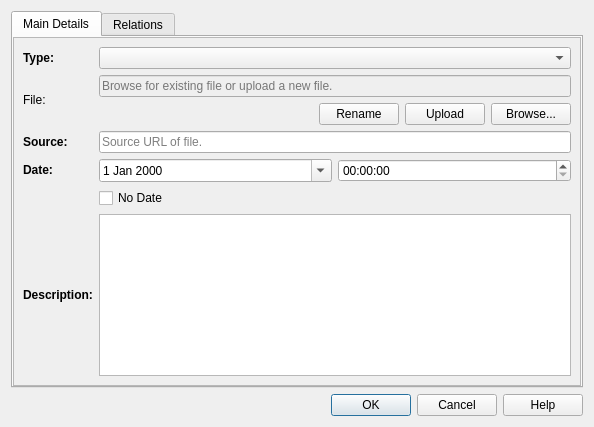
<?xml version="1.0" encoding="UTF-8"?>
<ui version="4.0">
 <class>Dialog</class>
 <widget class="QDialog" name="Dialog">
  <property name="windowModality">
   <enum>Qt::NonModal</enum>
  </property>
  <property name="geometry">
   <rect>
    <x>0</x>
    <y>0</y>
    <width>594</width>
    <height>427</height>
   </rect>
  </property>
  <property name="windowTitle">
   <string>New Item</string>
  </property>
  <property name="styleSheet">
   <string notr="true"/>
  </property>
  <layout class="QVBoxLayout" name="verticalLayout">
   <item>
    <widget class="QTabWidget" name="tabWidget">
     <property name="currentIndex">
      <number>0</number>
     </property>
     <property name="iconSize">
      <size>
       <width>20</width>
       <height>20</height>
      </size>
     </property>
     <widget class="QWidget" name="mainTab">
      <property name="styleSheet">
       <string notr="true">QScrollArea {
	background: transparent;
	border: transparent;
}
QScrollArea &gt; QWidget &gt; QWidget {
	background: transparent;
	border: transparent;
}
QScrollArea &gt; QWidget {
	background: transparent;
	border: transparent;
}</string>
      </property>
      <attribute name="title">
       <string>Main Details</string>
      </attribute>
      <layout class="QVBoxLayout" name="verticalLayout_2">
       <property name="spacing">
        <number>0</number>
       </property>
       <property name="leftMargin">
        <number>0</number>
       </property>
       <property name="topMargin">
        <number>0</number>
       </property>
       <property name="rightMargin">
        <number>0</number>
       </property>
       <property name="bottomMargin">
        <number>0</number>
       </property>
       <item>
        <widget class="QScrollArea" name="mainScroll">
         <property name="widgetResizable">
          <bool>true</bool>
         </property>
         <widget class="QWidget" name="scrollAreaWidgetContents_2">
          <property name="geometry">
           <rect>
            <x>0</x>
            <y>0</y>
            <width>572</width>
            <height>345</height>
           </rect>
          </property>
          <layout class="QVBoxLayout" name="verticalLayout_4">
           <item>
            <layout class="QGridLayout" name="mainGrid">
             <item row="5" column="1" colspan="2">
              <widget class="QCheckBox" name="checkNoDate">
               <property name="text">
                <string>No Date</string>
               </property>
              </widget>
             </item>
             <item row="0" column="0">
              <widget class="QLabel" name="labelType">
               <property name="text">
                <string>&lt;html&gt;&lt;head/&gt;&lt;body&gt;&lt;p&gt;&lt;span style=&quot; font-weight:600;&quot;&gt;Type:&lt;/span&gt;&lt;/p&gt;&lt;/body&gt;&lt;/html&gt;</string>
               </property>
              </widget>
             </item>
             <item row="2" column="0" rowspan="2">
              <widget class="QLabel" name="labelSource">
               <property name="text">
                <string>&lt;html&gt;&lt;head/&gt;&lt;body&gt;&lt;p&gt;&lt;span style=&quot; font-weight:600;&quot;&gt;Source:&lt;/span&gt;&lt;/p&gt;&lt;/body&gt;&lt;/html&gt;</string>
               </property>
              </widget>
             </item>
             <item row="2" column="1" rowspan="2" colspan="2">
              <widget class="QLineEdit" name="lineSource">
               <property name="sizePolicy">
                <sizepolicy hsizetype="Expanding" vsizetype="Fixed">
                 <horstretch>1</horstretch>
                 <verstretch>0</verstretch>
                </sizepolicy>
               </property>
               <property name="placeholderText">
                <string>Source URL of file.</string>
               </property>
              </widget>
             </item>
             <item row="0" column="1" colspan="2">
              <widget class="QComboBox" name="comboType">
               <property name="sizePolicy">
                <sizepolicy hsizetype="Preferred" vsizetype="Fixed">
                 <horstretch>1</horstretch>
                 <verstretch>0</verstretch>
                </sizepolicy>
               </property>
              </widget>
             </item>
             <item row="4" column="0">
              <widget class="QLabel" name="labelDate">
               <property name="text">
                <string>&lt;html&gt;&lt;head/&gt;&lt;body&gt;&lt;p&gt;&lt;span style=&quot; font-weight:600;&quot;&gt;Date:&lt;/span&gt;&lt;/p&gt;&lt;/body&gt;&lt;/html&gt;</string>
               </property>
              </widget>
             </item>
             <item row="4" column="1">
              <widget class="QDateEdit" name="dateEdit">
               <property name="sizePolicy">
                <sizepolicy hsizetype="Minimum" vsizetype="Fixed">
                 <horstretch>1</horstretch>
                 <verstretch>0</verstretch>
                </sizepolicy>
               </property>
               <property name="frame">
                <bool>true</bool>
               </property>
               <property name="calendarPopup">
                <bool>true</bool>
               </property>
               <property name="date">
                <date>
                 <year>2000</year>
                 <month>1</month>
                 <day>1</day>
                </date>
               </property>
              </widget>
             </item>
             <item row="6" column="1" colspan="2">
              <widget class="QPlainTextEdit" name="textDescription">
               <property name="sizePolicy">
                <sizepolicy hsizetype="Expanding" vsizetype="Expanding">
                 <horstretch>1</horstretch>
                 <verstretch>0</verstretch>
                </sizepolicy>
               </property>
              </widget>
             </item>
             <item row="1" column="0">
              <widget class="QLabel" name="labelName">
               <property name="text">
                <string>&lt;html&gt;&lt;head/&gt;&lt;body&gt;&lt;p&gt;&lt;span style=&quot; font-weight:600;&quot;&gt;File:&lt;/span&gt;&lt;/p&gt;&lt;/body&gt;&lt;/html&gt;</string>
               </property>
              </widget>
             </item>
             <item row="6" column="0">
              <widget class="QLabel" name="labelDescription">
               <property name="text">
                <string>&lt;html&gt;&lt;head/&gt;&lt;body&gt;&lt;p&gt;&lt;span style=&quot; font-weight:600;&quot;&gt;Description:&lt;/span&gt;&lt;/p&gt;&lt;/body&gt;&lt;/html&gt;</string>
               </property>
              </widget>
             </item>
             <item row="1" column="1" colspan="2">
              <layout class="QGridLayout" name="gridLayout_2">
               <item row="3" column="2">
                <widget class="QPushButton" name="buttonUpload">
                 <property name="sizePolicy">
                  <sizepolicy hsizetype="Fixed" vsizetype="Fixed">
                   <horstretch>0</horstretch>
                   <verstretch>0</verstretch>
                  </sizepolicy>
                 </property>
                 <property name="text">
                  <string>Upload</string>
                 </property>
                </widget>
               </item>
               <item row="3" column="3">
                <widget class="QPushButton" name="buttonBrowse">
                 <property name="sizePolicy">
                  <sizepolicy hsizetype="Fixed" vsizetype="Fixed">
                   <horstretch>0</horstretch>
                   <verstretch>0</verstretch>
                  </sizepolicy>
                 </property>
                 <property name="text">
                  <string>Browse...</string>
                 </property>
                </widget>
               </item>
               <item row="3" column="0">
                <spacer name="horizontalSpacer">
                 <property name="orientation">
                  <enum>Qt::Horizontal</enum>
                 </property>
                 <property name="sizeType">
                  <enum>QSizePolicy::Expanding</enum>
                 </property>
                 <property name="sizeHint" stdset="0">
                  <size>
                   <width>40</width>
                   <height>20</height>
                  </size>
                 </property>
                </spacer>
               </item>
               <item row="0" column="0" rowspan="3" colspan="4">
                <widget class="QLineEdit" name="lineName">
                 <property name="enabled">
                  <bool>false</bool>
                 </property>
                 <property name="sizePolicy">
                  <sizepolicy hsizetype="Expanding" vsizetype="Fixed">
                   <horstretch>1</horstretch>
                   <verstretch>0</verstretch>
                  </sizepolicy>
                 </property>
                 <property name="readOnly">
                  <bool>true</bool>
                 </property>
                 <property name="placeholderText">
                  <string>Browse for existing file or upload a new file.</string>
                 </property>
                </widget>
               </item>
               <item row="3" column="1">
                <widget class="QPushButton" name="buttonRename">
                 <property name="sizePolicy">
                  <sizepolicy hsizetype="Fixed" vsizetype="Fixed">
                   <horstretch>0</horstretch>
                   <verstretch>0</verstretch>
                  </sizepolicy>
                 </property>
                 <property name="text">
                  <string>Rename</string>
                 </property>
                </widget>
               </item>
              </layout>
             </item>
             <item row="4" column="2">
              <widget class="QTimeEdit" name="timeEdit">
               <property name="sizePolicy">
                <sizepolicy hsizetype="Minimum" vsizetype="Fixed">
                 <horstretch>1</horstretch>
                 <verstretch>0</verstretch>
                </sizepolicy>
               </property>
               <property name="displayFormat">
                <string>HH:mm:ss</string>
               </property>
               <property name="calendarPopup">
                <bool>false</bool>
               </property>
              </widget>
             </item>
            </layout>
           </item>
          </layout>
         </widget>
        </widget>
       </item>
      </layout>
     </widget>
     <widget class="QWidget" name="relationsTab">
      <property name="styleSheet">
       <string notr="true">QScrollArea {
	background: transparent;
	border: transparent;
}
QScrollArea &gt; QWidget &gt; QWidget {
	background: transparent;
	border: transparent;
}
QScrollArea &gt; QWidget {
	background: transparent;
	border: transparent;
}</string>
      </property>
      <attribute name="title">
       <string>Relations</string>
      </attribute>
      <layout class="QVBoxLayout" name="verticalLayout_3">
       <property name="spacing">
        <number>0</number>
       </property>
       <property name="leftMargin">
        <number>0</number>
       </property>
       <property name="topMargin">
        <number>0</number>
       </property>
       <property name="rightMargin">
        <number>0</number>
       </property>
       <property name="bottomMargin">
        <number>0</number>
       </property>
       <item>
        <widget class="QScrollArea" name="relationsScroll">
         <property name="widgetResizable">
          <bool>true</bool>
         </property>
         <widget class="QWidget" name="scrollAreaWidgetContents">
          <property name="geometry">
           <rect>
            <x>0</x>
            <y>0</y>
            <width>572</width>
            <height>345</height>
           </rect>
          </property>
          <layout class="QHBoxLayout" name="horizontalLayout_2">
           <item>
            <layout class="QGridLayout" name="relationsGrid">
             <item row="0" column="1">
              <widget class="QStackedWidget" name="stackedWidget">
               <property name="sizePolicy">
                <sizepolicy hsizetype="Preferred" vsizetype="Preferred">
                 <horstretch>1</horstretch>
                 <verstretch>0</verstretch>
                </sizepolicy>
               </property>
               <property name="currentIndex">
                <number>1</number>
               </property>
               <widget class="QWidget" name="page">
                <layout class="QVBoxLayout" name="verticalLayout_5">
                 <property name="spacing">
                  <number>0</number>
                 </property>
                 <property name="leftMargin">
                  <number>0</number>
                 </property>
                 <property name="topMargin">
                  <number>0</number>
                 </property>
                 <property name="rightMargin">
                  <number>0</number>
                 </property>
                 <property name="bottomMargin">
                  <number>0</number>
                 </property>
                 <item>
                  <layout class="QGridLayout" name="gridLayout_3">
                   <item row="0" column="0" colspan="2">
                    <widget class="QTreeView" name="termsTree">
                     <property name="editTriggers">
                      <set>QAbstractItemView::NoEditTriggers</set>
                     </property>
                     <property name="allColumnsShowFocus">
                      <bool>true</bool>
                     </property>
                    </widget>
                   </item>
                   <item row="2" column="1">
                    <widget class="QPushButton" name="buttonAddCat">
                     <property name="enabled">
                      <bool>true</bool>
                     </property>
                     <property name="text">
                      <string>Add New</string>
                     </property>
                     <property name="iconSize">
                      <size>
                       <width>16</width>
                       <height>16</height>
                      </size>
                     </property>
                    </widget>
                   </item>
                   <item row="1" column="0" colspan="2">
                    <widget class="QLineEdit" name="lineAddCat">
                     <property name="enabled">
                      <bool>true</bool>
                     </property>
                     <property name="text">
                      <string/>
                     </property>
                     <property name="placeholderText">
                      <string>Add New Category</string>
                     </property>
                    </widget>
                   </item>
                   <item row="2" column="0">
                    <widget class="QPushButton" name="buttonParent">
                     <property name="sizePolicy">
                      <sizepolicy hsizetype="Minimum" vsizetype="Fixed">
                       <horstretch>1</horstretch>
                       <verstretch>0</verstretch>
                      </sizepolicy>
                     </property>
                     <property name="focusPolicy">
                      <enum>Qt::WheelFocus</enum>
                     </property>
                     <property name="styleSheet">
                      <string notr="true">QPushButton  {
    text-align: left;
	min-height: 21px;
	padding-left: 5px;
}</string>
                     </property>
                     <property name="text">
                      <string/>
                     </property>
                     <property name="iconSize">
                      <size>
                       <width>16</width>
                       <height>16</height>
                      </size>
                     </property>
                     <property name="flat">
                      <bool>false</bool>
                     </property>
                    </widget>
                   </item>
                  </layout>
                 </item>
                </layout>
               </widget>
               <widget class="QWidget" name="page_2">
                <layout class="QVBoxLayout" name="verticalLayout_6">
                 <property name="spacing">
                  <number>0</number>
                 </property>
                 <property name="leftMargin">
                  <number>0</number>
                 </property>
                 <property name="topMargin">
                  <number>0</number>
                 </property>
                 <property name="rightMargin">
                  <number>0</number>
                 </property>
                 <property name="bottomMargin">
                  <number>0</number>
                 </property>
                 <item>
                  <layout class="QGridLayout" name="gridLayout">
                   <item row="0" column="0" colspan="2">
                    <widget class="QListView" name="tagList"/>
                   </item>
                   <item row="2" column="1">
                    <widget class="QPushButton" name="buttonAddTag">
                     <property name="enabled">
                      <bool>true</bool>
                     </property>
                     <property name="text">
                      <string>Add New</string>
                     </property>
                     <property name="iconSize">
                      <size>
                       <width>16</width>
                       <height>16</height>
                      </size>
                     </property>
                    </widget>
                   </item>
                   <item row="2" column="0">
                    <widget class="QPushButton" name="buttonRemoveTag">
                     <property name="enabled">
                      <bool>true</bool>
                     </property>
                     <property name="text">
                      <string>Remove Selected</string>
                     </property>
                     <property name="iconSize">
                      <size>
                       <width>16</width>
                       <height>16</height>
                      </size>
                     </property>
                    </widget>
                   </item>
                   <item row="1" column="0" colspan="2">
                    <widget class="QLabel" name="label">
                     <property name="text">
                      <string/>
                     </property>
                    </widget>
                   </item>
                  </layout>
                 </item>
                </layout>
               </widget>
              </widget>
             </item>
             <item row="0" column="0">
              <widget class="QListView" name="taxList">
               <property name="sizePolicy">
                <sizepolicy hsizetype="Fixed" vsizetype="Expanding">
                 <horstretch>0</horstretch>
                 <verstretch>0</verstretch>
                </sizepolicy>
               </property>
               <property name="maximumSize">
                <size>
                 <width>125</width>
                 <height>16777215</height>
                </size>
               </property>
               <property name="styleSheet">
                <string notr="true">background: transparent;
border: 0;</string>
               </property>
               <property name="horizontalScrollBarPolicy">
                <enum>Qt::ScrollBarAlwaysOff</enum>
               </property>
               <property name="editTriggers">
                <set>QAbstractItemView::NoEditTriggers</set>
               </property>
              </widget>
             </item>
            </layout>
           </item>
          </layout>
         </widget>
        </widget>
       </item>
      </layout>
     </widget>
    </widget>
   </item>
   <item>
    <widget class="QDialogButtonBox" name="buttonBox">
     <property name="standardButtons">
      <set>QDialogButtonBox::Cancel|QDialogButtonBox::Help|QDialogButtonBox::Ok</set>
     </property>
    </widget>
   </item>
  </layout>
 </widget>
 <tabstops>
  <tabstop>lineSource</tabstop>
  <tabstop>dateEdit</tabstop>
  <tabstop>timeEdit</tabstop>
  <tabstop>checkNoDate</tabstop>
  <tabstop>textDescription</tabstop>
  <tabstop>tabWidget</tabstop>
  <tabstop>taxList</tabstop>
  <tabstop>relationsScroll</tabstop>
  <tabstop>termsTree</tabstop>
  <tabstop>buttonAddCat</tabstop>
  <tabstop>lineAddCat</tabstop>
  <tabstop>buttonRemoveTag</tabstop>
  <tabstop>buttonAddTag</tabstop>
  <tabstop>tagList</tabstop>
  <tabstop>buttonBox</tabstop>
 </tabstops>
 <resources/>
 <connections/>
</ui>
